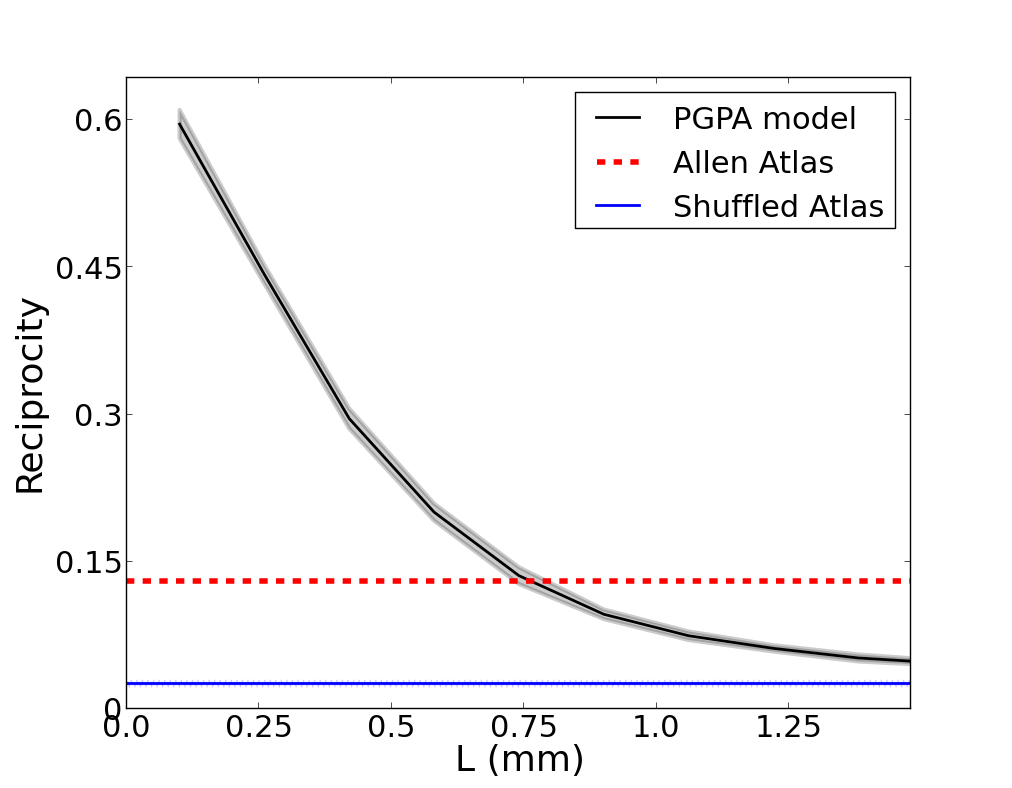

Generate this figure with Python:
import numpy as np
import networkx as nx
import matplotlib.pyplot as plt


from random_graph.binary_directed import biophysical_reverse_outdegree as biophysical_model
from network_plot.change_settings import set_all_text_fontsizes as set_fontsize
from extract.brain_graph import binary_directed as brain_graph

from brain_constants import *
from network_compute import reciprocity

import graph_tools.auxiliary as aux_tools

run = False

Ls = np.linspace(0.1,1.7,11)
N = 20
if run:

    modelReciprocity = np.zeros([len(Ls),N])
    
    for j,L in enumerate(Ls):
        for n in range(N):
            G, A, labels = biophysical_model(N=num_brain_nodes,
                                         N_edges=num_brain_edges_directed,
                                         L=L,
                                         gamma=1.)
            recip = reciprocity(A)
            modelReciprocity[j,n] = recip
            print "Reciprocity: " + str(np.mean(modelReciprocity[:,n])) + "(" + str(np.std(modelReciprocity[:,n])) + ")"




meanReciprocity = np.mean(modelReciprocity,axis=1)

G,A,labels = brain_graph()
brainReciprocity = reciprocity(A)

configReciprocity = np.zeros([20,1])
nodes = G.nodes()
inDeg = G.in_degree(); inDeg = [inDeg[node] for node in nodes]
outDeg = G.out_degree(); outDeg = [outDeg[node] for node in nodes]
for j in range(20):
    G_config = nx.directed_configuration_model(inDeg,outDeg)
    A_config = nx.adjacency_matrix(G_config)
    A_configInt = np.zeros(A_config.shape,dtype=int)
    
    A_configInt[A_config < 0.5] = 0
    A_configInt[A_config > 0.5] = 1
    
    configReciprocity[j] = reciprocity(A_configInt)



from extract.brain_graph import binary_directed as brain_graph
from network_plot.change_settings import set_all_text_fontsizes as set_fontsize
import matplotlib

#matplotlib.rc('axes',edgecolor='white')
fig,axs = plt.subplots(1,facecolor='white',edgecolor='white')
meanReciprocity = np.mean(modelReciprocity,axis=1)[0:len(Ls)-1]
stdReciprocity = np.std(modelReciprocity,axis=1)[0:len(Ls)-1]
Ls = Ls[0:len(Ls)-1]
axs.plot(Ls,meanReciprocity,linewidth=2,color='k')
axs.fill_between(Ls,meanReciprocity-stdReciprocity,meanReciprocity+stdReciprocity,\
                 facecolor='k',alpha=0.2,antialiased=True,linewidth=3,linestyle='-',
                 edgecolor='k')


G,A,labels = brain_graph()
brainReciprocity = reciprocity(A)

axs.plot([0,2],[brainReciprocity,brainReciprocity],linewidth=4,color='red',linestyle='--')

configX = [0,2]; configY = [np.mean(configReciprocity),np.mean(configReciprocity)]
axs.plot(configX,configY,linewidth=2,color='b')
axs.fill_between(configX,configY-np.std(configReciprocity),configY+np.std(configReciprocity),\
                 facecolor='b',alpha=0.2,antialiased=True,linewidth=3,linestyle=':',\
                 edgecolor='b')


xticks = np.arange(0,2,0.25)
yticks = [0,0.15,0.3,0.45,0.6]

axs.set_xlabel('L (mm)',fontsize=26,color='k')
axs.set_ylabel('Reciprocity',fontsize=26,color='k')
axs.set_xticks(xticks)
axs.set_yticks(yticks)
axs.set_xticklabels(xticks,fontsize=22,color='k')
axs.set_yticklabels(yticks,fontsize=22,color='k')

axs.set_xlim([0,Ls[len(Ls)-2]+Ls[0]])
axs.set_ylim([0,max(meanReciprocity)+min(meanReciprocity)])

leg = axs.legend(['PGPA model', 'Allen Atlas', 'Shuffled Atlas'],prop={'size':22})

plt.show(block=False)
